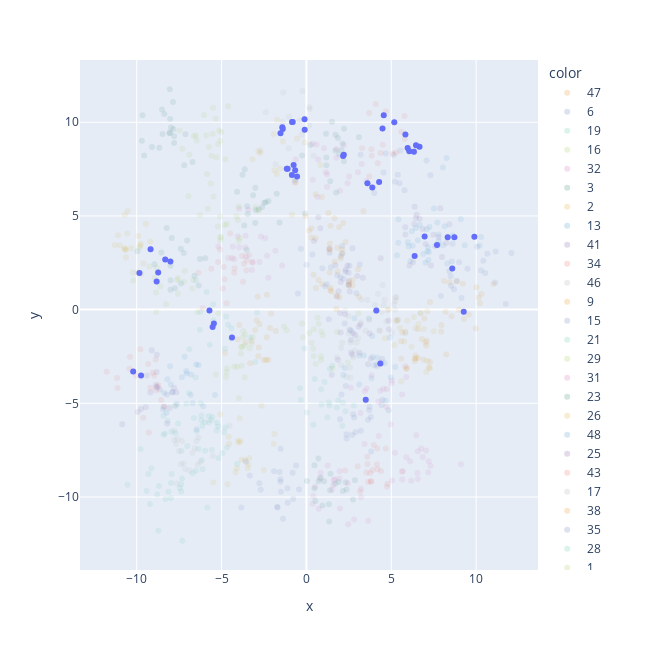

Notebook code for this chart:
### Markdown cell above
Once we have the case values of all the cases we are selecting as centroids, we can visualize them.

### Code cell
fig = px.scatter(
    df, x="x", y="y",
    color=pd.Series(target, dtype=str, name="Center"),
    color_discrete_sequence=px.colors.qualitative.Vivid,
    width=650, height=650,
    opacity=0.1,
)
fig.add_trace(go.Scatter(x=center_cases["x"], y=center_cases["y"], mode="markers"))

fig.show()

### Figure 1 — Plotly figure (JSON) as saved in the notebook; plotly's stock layout.template omitted (floating-point values rounded to 4 significant figures)
{"data": [{"hovertemplate": "color=47<br>x=%{x}<br>y=%{y}<extra></extra>", "legendgroup": "47", "marker": {"color": "rgb(229, 134, 6)", "opacity": 0.1, "symbol": "circle"}, "mode": "markers", "name": "47", "orientation": "v", "showlegend": true, "type": "scatter", "x": [-3.236, -2.764, -2.336, -3.028, -4.051, -2.375, -2.329, -2.805, -3.311, -2.873, -2.078, -3.952, -2.937, -2.519, -2.244, -3.599, -4.797, -2.841, -2.15, -1.812], "xaxis": "x", "y": [-1.661, -0.7869, -1.476, -1.083, -1.59, -2.678, 0.7965, -2.022, -2.86, 0.685, -0.2104, -0.816, -0.5709, -2.689, -2.694, -1.747, -2.316, -2.495, -0.9765, -1.144], "yaxis": "y"}, {"hovertemplate": "color=6<br>x=%{x}<br>y=%{y}<extra></extra>", "legendgroup": "6", "marker": {"color": "rgb(93, 105, 177)", "opacity": 0.1, "symbol": "circle"}, "mode": "markers", "name": "6", "orientation": "v", "showlegend": true, "type": "scatter", "x": [4.283, 5.381, 4.674, 6.663, 5.529, 7.306, 3.882, 4.545, 6.458, 3.194, 5.784, 7.076, 5.965, 6.335, 5.139, 3.995, 3.595, 5.216, 6.062, 5.489], "xaxis": "x", "y": [6.815, 7.197, 8.337, 8.698, 8.497, 7.178, 6.511, 7.322, 8.775, 8.264, 6.37, 7.953, 8.625, 8.43, 8.263, 6.221, 6.74, 6.819, 8.448, 6.742], "yaxis": "y"}, {"hovertemplate": "color=19<br>x=%{x}<br>y=%{y}<extra></extra>", "legendgroup": "19", "marker": {"color": "rgb(82, 188, 163)", "opacity": 0.1, "symbol": "circle"}, "mode": "markers", "name": "19", "orientation": "v", "showlegend": true, "type": "scatter", "x": [-3.012, -6.252, -6.893, -5.498, -4.387, -3.316, -4.615, -5.717, -5.472, -5.529, -5.69, -5.887, -6.283, -6.517, -4.727, -4.421, -4.803, -5.456, -4.432, -2.911], "xaxis": "x", "y": [-2.789, -0.1328, -2.12, 0.293, -1.488, -1.498, -0.8116, -0.04867, -0.5746, -0.9297, -1.875, 0.9347, -1.075, 1.57, -0.3661, -1.0, -2.079, -0.7469, -1.536, -0.1684], "yaxis": "y"}, {"hovertemplate": "color=16<br>x=%{x}<br>y=%{y}<extra></extra>", "legendgroup": "16", "marker": {"color": "rgb(153, 201, 69)", "opacity": 0.1, "symbol": "circle"}, "mode": "markers", "name": "16", "orientation": "v", "showlegend": true, "type": "scatter", "x": [-3.864, -4.706, -3.782, -3.98, -3.753, -4.258, -3.231, -5.187, -3.82, -4.735, -3.613, -3.644, -3.86, -3.167, -4.093, -3.64, -4.679, -5.33, -3.343, -3.722], "xaxis": "x", "y": [-1.995, -3.328, -1.994, -4.724, -1.467, -3.033, -1.802, -0.1994, -2.998, -3.583, -1.321, -1.901, -2.348, -1.458, -3.042, -3.605, -3.127, -3.459, -2.063, -1.147], "yaxis": "y"}, {"hovertemplate": "color=32<br>x=%{x}<br>y=%{y}<extra></extra>", "legendgroup": "32", "marker": {"color": "rgb(204, 97, 176)", "opacity": 0.1, "symbol": "circle"}, "mode": "markers", "name": "32", "orientation": "v", "showlegend": true, "type": "scatter", "x": [1.937, 2.443, 2.46, 1.571, 1.255, 0.8434, 2.811, 0.7176, 1.519, 1.978, 3.644, 0.3609, 0.5142, 1.674, 0.7854, 1.607, 1.953, 3.217, 0.4004, 3.217], "xaxis": "x", "y": [-9.014, -9.272, -11.46, -9.358, -8.325, -8.72, -11.21, -10.63, -9.613, -10.62, -11.26, -10.36, -9.457, -9.059, -9.027, -9.093, -8.622, -9.555, -9.953, -10.01], "yaxis": "y"}, {"hovertemplate": "color=3<br>x=%{x}<br>y=%{y}<extra></extra>", "legendgroup": "3", "marker": {"color": "rgb(36, 121, 108)", "opacity": 0.1, "symbol": "circle"}, "mode": "markers", "name": "3", "orientation": "v", "showlegend": true, "type": "scatter", "x": [-3.769, -0.6716, -2.491, -2.237, -1.753, -3.458, -3.638, -2.809, -2.983, -3.489, -3.019, -2.612, -3.665, -1.584, -0.07445, -3.144, -4.087, -2.393, -3.011, -3.515], "xaxis": "x", "y": [7.199, 6.903, 5.701, 5.792, 6.184, 5.104, 7.493, 5.355, 5.313, 5.522, 4.62, 5.47, 4.488, 4.646, 5.13, 6.109, 6.285, 5.727, 6.501, 3.175], "yaxis": "y"}, {"hovertemplate": "color=2<br>x=%{x}<br>y=%{y}<extra></extra>", "legendgroup": "2", "marker": {"color": "rgb(218, 165, 27)", "opacity": 0.1, "symbol": "circle"}, "mode": "markers", "name": "2", "orientation": "v", "showlegend": true, "type": "scatter", "x": [-2.831, -0.5535, -3.185, -1.384, -1.729, -0.09592, -0.8492, -1.546, -0.6394, -0.6653, -1.886, -2.715, -1.106, -0.7545, 0.8162, -0.5584, -1.94, -0.8582, -1.16, -1.755], "xaxis": "x", "y": [8.446, 7.11, 8.024, 8.972, 10.14, 8.915, 5.063, 7.526, 6.79, 7.436, 7.438, 8.357, 7.516, 7.719, 7.725, 9.137, 9.372, 7.183, 7.525, 7.239], "yaxis": "y"}, {"hovertemplate": "color=13<br>x=%{x}<br>y=%{y}<extra></extra>", "legendgroup": "13", "marker": {"color": "rgb(47, 138, 196)", "opacity": 0.1, "symbol": "circle"}, "mode": "markers", "name": "13", "orientation": "v", "showlegend": true, "type": "scatter", "x": [4.912, 4.965, 3.881, 3.827, 4.604, 3.895, 2.258, 4.165, 3.105, 3.377, 3.989, 5.229, 2.63, 2.175, 3.115, 2.832, 4.667, 4.144, 4.118, 3.682], "xaxis": "x", "y": [-1.485, -3.627, -1.408, -3.662, -2.865, -2.534, -3.122, -2.564, -2.444, -2.445, -2.963, -3.068, -1.128, -3.493, -3.995, -0.4632, -4.857, -2.926, -0.05049, -0.4702], "yaxis": "y"}, {"hovertemplate": "color=41<br>x=%{x}<br>y=%{y}<extra></extra>", "legendgroup": "41", "marker": {"color": "rgb(118, 78, 159)", "opacity": 0.1, "symbol": "circle"}, "mode": "markers", "name": "41", "orientation": "v", "showlegend": true, "type": "scatter", "x": [2.751, 2.629, 4.114, 1.982, 2.549, 4.839, 3.722, 4.854, 3.124, 3.635, 3.078, 1.318, 3.802, 2.867, 1.49, 1.857, 2.703, 2.014, 2.635, 3.183], "xaxis": "x", "y": [-1.258, -1.617, -0.07305, -0.1867, -1.073, -0.5806, -1.277, -1.045, -2.303, -2.919, -0.9207, -0.5168, -2.619, -1.349, -3.477, -2.674, -2.414, -1.218, -2.302, -0.7893], "yaxis": "y"}, {"hovertemplate": "color=34<br>x=%{x}<br>y=%{y}<extra></extra>", "legendgroup": "34", "marker": {"color": "rgb(237, 100, 90)", "opacity": 0.1, "symbol": "circle"}, "mode": "markers", "name": "34", "orientation": "v", "showlegend": true, "type": "scatter", "x": [5.177, 5.832, 5.08, 4.556, 3.697, 5.802, 5.276, 6.333, 4.369, 5.784, 4.204, 5.579, 4.482, 3.691, 3.841, 4.693, 3.829, 4.5, 3.272, 4.083], "xaxis": "x", "y": [9.998, 9.349, 8.33, 10.38, 7.1, 9.117, 8.383, 8.467, 8.364, 10.34, 7.817, 9.496, 9.668, 10.49, 8.208, 10.59, 8.559, 8.796, 8.615, 10.98], "yaxis": "y"}, {"hovertemplate": "color=46<br>x=%{x}<br>y=%{y}<extra></extra>", "legendgroup": "46", "marker": {"color": "rgb(165, 170, 153)", "opacity": 0.1, "symbol": "circle"}, "mode": "markers", "name": "46", "orientation": "v", "showlegend": true, "type": "scatter", "x": [3.706, 4.032, 2.762, 2.613, 2.566, 2.594, 1.796, 4.557, 2.479, 2.034, 2.102, 2.351, 2.041, 2.853, 2.501, 2.286, 4.302, 3.195, 2.951, 4.426], "xaxis": "x", "y": [-0.5496, 0.2548, -2.552, -3.634, -3.084, -1.753, -2.543, 0.2327, -0.3569, -2.048, -1.768, -3.577, -2.967, -2.179, -1.28, -0.04592, -1.131, -0.6775, -1.773, -0.1196], "yaxis": "y"}, {"hovertemplate": "color=9<br>x=%{x}<br>y=%{y}<extra></extra>", "legendgroup": "9", "marker": {"color": "rgb(229, 134, 6)", "opacity": 0.1, "symbol": "circle"}, "mode": "markers", "name": "9", "orientation": "v", "showlegend": true, "type": "scatter", "x": [8.991, 8.429, 9.975, 7.961, 10.22, 7.116, 9.286, 9.27, 10.16, 8.105, 10.02, 9.573, 8.237, 11.03, 8.87, 10.32, 9.224, 8.547, 7.282, 6.948], "xaxis": "x", "y": [-0.0112, 1.459, -1.008, -0.8261, 0.3357, -0.09574, -0.502, -0.1087, 0.6485, 1.532, 1.192, -0.2594, -2.398, 1.373, 1.516, 0.8331, 1.386, -0.3577, 0.4012, -0.4758], "yaxis": "y"}, {"hovertemplate": "color=15<br>x=%{x}<br>y=%{y}<extra></extra>", "legendgroup": "15", "marker": {"color": "rgb(93, 105, 177)", "opacity": 0.1, "symbol": "circle"}, "mode": "markers", "name": "15", "orientation": "v", "showlegend": true, "type": "scatter", "x": [2.752, 2.693, 3.5, 2.894, 4.428, 4.462, 2.367, 3.794, 4.846, 2.365, 3.715, 3.697, 1.983, 2.814, 3.206, 3.635, 2.064, 2.315, 4.478, 3.815], "xaxis": "x", "y": [-5.582, -6.686, -4.854, -6.546, -5.091, -2.621, -6.877, -5.725, -5.374, -6.653, -5.184, -5.377, -5.854, -5.759, -6.47, -5.881, -4.527, -4.08, -4.807, -7.568], "yaxis": "y"}, {"hovertemplate": "color=21<br>x=%{x}<br>y=%{y}<extra></extra>", "legendgroup": "21", "marker": {"color": "rgb(82, 188, 163)", "opacity": 0.1, "symbol": "circle"}, "mode": "markers", "name": "21", "orientation": "v", "showlegend": true, "type": "scatter", "x": [-7.717, -7.357, -6.196, -5.576, -9.771, -8.434, -7.082, -7.717, -8.185, -6.193, -5.763, -6.528, -6.468, -8.346, -7.958, -7.563, -6.361, -8.425, -6.626, -6.138], "xaxis": "x", "y": [-5.132, -7.548, -5.904, -7.485, -7.444, -5.662, -5.027, -6.592, -5.936, -5.654, -5.679, -3.617, -6.49, -6.616, -6.517, -6.077, -7.434, -6.672, -5.782, -6.206], "yaxis": "y"}, {"hovertemplate": "color=29<br>x=%{x}<br>y=%{y}<extra></extra>", "legendgroup": "29", "marker": {"color": "rgb(153, 201, 69)", "opacity": 0.1, "symbol": "circle"}, "mode": "markers", "name": "29", "orientation": "v", "showlegend": true, "type": "scatter", "x": [-7.576, -6.665, -6.435, -9.256, -8.953, -8.264, -10.21, -7.211, -8.611, -7.608, -7.167, -7.567, -8.832, -8.737, -8.862, -8.852, -9.844, -6.723, -8.83, -10.25], "xaxis": "x", "y": [1.67, 1.574, -0.1291, 2.296, 1.691, 0.2913, 1.559, 1.489, 1.24, 1.588, 2.063, 0.8488, 2.239, 1.985, 0.9106, -0.1228, 3.316, 1.121, 1.503, 1.979], "yaxis": "y"}, {"hovertemplate": "color=31<br>x=%{x}<br>y=%{y}<extra></extra>", "legendgroup": "31", "marker": {"color": "rgb(204, 97, 176)", "opacity": 0.1, "symbol": "circle"}, "mode": "markers", "name": "31", "orientation": "v", "showlegend": true, "type": "scatter", "x": [4.172, 3.44, 3.185, 3.495, 4.355, 5.823, 4.424, 4.971, 5.035, 4.698, 4.246, 4.744, 5.642, 3.846, 2.615, 3.537, 5.015, 4.537, 4.353, 5.882], "xaxis": "x", "y": [-3.018, -4.359, -5.523, -4.81, -2.869, -3.029, -2.81, -6.126, -3.789, -5.202, -4.916, -4.252, -4.535, -3.508, -4.166, -4.211, -3.937, -4.218, -4.326, -3.599], "yaxis": "y"}, {"hovertemplate": "color=23<br>x=%{x}<br>y=%{y}<extra></extra>", "legendgroup": "23", "marker": {"color": "rgb(36, 121, 108)", "opacity": 0.1, "symbol": "circle"}, "mode": "markers", "name": "23", "orientation": "v", "showlegend": true, "type": "scatter", "x": [-6.711, -8.508, -7.201, -8.034, -8.065, -8.372, -9.697, -8.476, -7.865, -8.047, -7.979, -7.8, -9.561, -7.794, -9.101, -9.663, -8.668, -8.051, -7.84, -7.129], "xaxis": "x", "y": [7.874, 10.68, 7.702, 10.17, 9.407, 10.45, 9.018, 9.368, 11.08, 9.437, 9.726, 8.886, 8.22, 9.247, 8.674, 10.37, 8.633, 11.76, 9.634, 9.366], "yaxis": "y"}, {"hovertemplate": "color=26<br>x=%{x}<br>y=%{y}<extra></extra>", "legendgroup": "26", "marker": {"color": "rgb(218, 165, 27)", "opacity": 0.1, "symbol": "circle"}, "mode": "markers", "name": "26", "orientation": "v", "showlegend": true, "type": "scatter", "x": [-2.651, -3.935, -3.469, -4.102, -5.071, -4.038, -4.554, -3.378, -4.584, -3.42, -5.483, -4.656, -4.18, -3.864, -3.616, -3.825, -1.886, -3.977, -1.924, -2.516], "xaxis": "x", "y": [-5.137, -5.792, -8.465, -8.461, -5.583, -6.999, -7.159, -7.924, -6.78, -8.272, -9.23, -9.318, -8.677, -7.026, -8.026, -8.016, -6.642, -7.086, -7.157, -8.566], "yaxis": "y"}, {"hovertemplate": "color=48<br>x=%{x}<br>y=%{y}<extra></extra>", "legendgroup": "48", "marker": {"color": "rgb(47, 138, 196)", "opacity": 0.1, "symbol": "circle"}, "mode": "markers", "name": "48", "orientation": "v", "showlegend": true, "type": "scatter", "x": [7.717, 6.376, 6.024, 5.973, 7.09, 7.786, 6.963, 6.128, 7.123, 6.887, 5.414, 6.679, 6.452, 6.209, 5.407, 7.024, 5.337, 7.694, 6.259, 7.216], "xaxis": "x", "y": [4.646, 2.867, 3.374, 3.597, 4.288, 4.01, 3.904, 2.594, 3.112, 2.969, 4.822, 4.517, 4.357, 4.177, 3.571, 2.499, 2.901, 3.452, 3.41, 3.07], "yaxis": "y"}, {"hovertemplate": "color=25<br>x=%{x}<br>y=%{y}<extra></extra>", "legendgroup": "25", "marker": {"color": "rgb(118, 78, 159)", "opacity": 0.1, "symbol": "circle"}, "mode": "markers", "name": "25", "orientation": "v", "showlegend": true, "type": "scatter", "x": [-10.85, -9.197, -8.202, -7.801, -7.668, -9.4, -9.115, -9.469, -8.834, -8.832, -9.94, -8.773, -9.748, -8.068, -8.41, -8.648, -8.225, -8.812, -7.887, -8.88], "xaxis": "x", "y": [-6.12, -4.426, -6.074, -4.187, -4.406, -3.519, -2.173, -5.213, -4.139, -3.334, -5.463, -4.125, -5.3, -5.255, -5.179, -4.261, -4.531, -2.407, -4.392, -4.025], "yaxis": "y"}, {"hovertemplate": "color=43<br>x=%{x}<br>y=%{y}<extra></extra>", "legendgroup": "43", "marker": {"color": "rgb(237, 100, 90)", "opacity": 0.1, "symbol": "circle"}, "mode": "markers", "name": "43", "orientation": "v", "showlegend": true, "type": "scatter", "x": [-3.733, -4.824, -4.236, -3.161, -5.098, -3.686, -4.918, -4.377, -6.362, -3.543, -3.386, -3.794, -4.255, -5.605, -3.526, -5.202, -4.704, -6.112, -4.877, -4.491], "xaxis": "x", "y": [1.488, 1.624, 2.203, 2.52, 3.198, 2.446, 1.13, 2.749, 1.964, 2.104, 2.907, 2.865, 1.964, 2.185, 2.62, 2.535, 0.342, 0.07481, 2.277, 4.058], "yaxis": "y"}, {"hovertemplate": "color=17<br>x=%{x}<br>y=%{y}<extra></extra>", "legendgroup": "17", "marker": {"color": "rgb(165, 170, 153)", "opacity": 0.1, "symbol": "circle"}, "mode": "markers", "name": "17", "orientation": "v", "showlegend": true, "type": "scatter", "x": [-1.822, -1.421, -0.2679, 0.1982, -1.358, -0.8071, -1.528, -2.399, -1.035, -1.021, 0.1699, -1.406, -0.1041, -0.3953, -2.709, -1.398, 0.1645, -0.2358, 0.4205, -0.8502], "xaxis": "x", "y": [7.756, 9.734, 9.351, 10.7, 11.59, 10.01, 9.412, 10.53, 8.61, 10.3, 9.823, 10.02, 9.594, 10.09, 8.495, 9.633, 10.81, 11.67, 8.217, 10.01], "yaxis": "y"}, {"hovertemplate": "color=38<br>x=%{x}<br>y=%{y}<extra></extra>", "legendgroup": "38", "marker": {"color": "rgb(229, 134, 6)", "opacity": 0.1, "symbol": "circle"}, "mode": "markers", "name": "38", "orientation": "v", "showlegend": true, "type": "scatter", "x": [5.883, 6.428, 8.202, 7.215, 6.388, 5.577, 7.068, 5.823, 5.641, 6.798, 7.28, 7.008, 5.587, 7.94, 6.587, 6.392, 6.909, 6.58, 7.091, 5.917], "xaxis": "x", "y": [-3.162, -2.444, -0.1181, -3.089, -2.746, -1.684, -1.926, -1.177, -1.217, -1.573, -2.796, -1.75, -2.618, -1.169, -2.577, -2.617, -2.679, -1.036, -1.659, -3.128], "yaxis": "y"}, {"hovertemplate": "color=35<br>x=%{x}<br>y=%{y}<extra></extra>", "legendgroup": "35", "marker": {"color": "rgb(93, 105, 177)", "opacity": 0.1, "symbol": "circle"}, "mode": "markers", "name": "35", "orientation": "v", "showlegend": true, "type": "scatter", "x": [1.202, 3.142, 1.439, 2.303, -0.4964, 2.111, 2.176, 2.511, -0.326, 0.0003786, 2.537, 2.118, 2.943, 0.3541, 2.02, 2.252, 2.01, 1.81, 0.9388, 1.099], "xaxis": "x", "y": [1.352, 2.412, 2.26, 2.024, 0.8566, 3.398, 1.652, 1.327, 3.251, 2.398, 2.348, 3.005, 0.8757, 2.944, 2.853, -0.7382, 1.734, 1.838, 2.206, 1.244], "yaxis": "y"}, {"hovertemplate": "color=28<br>x=%{x}<br>y=%{y}<extra></extra>", "legendgroup": "28", "marker": {"color": "rgb(82, 188, 163)", "opacity": 0.1, "symbol": "circle"}, "mode": "markers", "name": "28", "orientation": "v", "showlegend": true, "type": "scatter", "x": [1.522, 1.87, 0.8936, -0.1149, 1.788, 2.794, 1.063, 0.4929, 0.4092, 0.03168, 1.36, -0.382, 0.869, 1.375, -0.3321, 2.15, 2.301, 1.233, 1.31, 2.111], "xaxis": "x", "y": [-2.99, -4.835, -5.062, -2.072, -5.221, -5.121, -3.867, -3.702, -6.144, -5.496, -5.118, -4.199, -4.245, -3.161, -4.819, -4.971, -5.423, -5.743, -4.963, -6.202], "yaxis": "y"}, {"hovertemplate": "color=1<br>x=%{x}<br>y=%{y}<extra></extra>", "legendgroup": "1", "marker": {"color": "rgb(153, 201, 69)", "opacity": 0.1, "symbol": "circle"}, "mode": "markers", "name": "1", "orientation": "v", "showlegend": true, "type": "scatter", "x": [0.4043, 0.3003, 0.7261, 0.6583, 3.061, 1.538, 0.4312, -0.2585, 2.441, -0.2067, 1.808, -1.172, 0.4341, 0.1596, 0.9609, 0.8584, 0.5437, -1.326, 0.8806, 0.8554], "xaxis": "x", "y": [-2.07, -1.765, -0.7551, -0.4272, -0.1904, -3.144, -2.471, -0.7457, -2.82, -1.475, -1.21, -1.101, -1.045, -1.247, -1.37, -2.695, -2.902, -0.9017, -1.148, -2.483], "yaxis": "y"}, {"hovertemplate": "color=39<br>x=%{x}<br>y=%{y}<extra></extra>", "legendgroup": "39", "marker": {"color": "rgb(204, 97, 176)", "opacity": 0.1, "symbol": "circle"}, "mode": "markers", "name": "39", "orientation": "v", "showlegend": true, "type": "scatter", "x": [0.3761, 3.255, 3.041, 0.5897, 3.528, 2.211, 0.3697, 1.224, 2.423, 0.6513, 1.035, -0.6382, 1.976, 1.781, -0.6883, 1.212, 0.6903, 1.146, 1.766, 2.514], "xaxis": "x", "y": [6.925, 7.774, 7.332, 8.813, 6.859, 8.771, 8.858, 7.219, 6.748, 6.015, 8.607, 8.01, 6.338, 8.572, 6.792, 6.538, 8.017, 7.334, 8.108, 7.11], "yaxis": "y"}, {"hovertemplate": "color=4<br>x=%{x}<br>y=%{y}<extra></extra>", "legendgroup": "4", "marker": {"color": "rgb(36, 121, 108)", "opacity": 0.1, "symbol": "circle"}, "mode": "markers", "name": "4", "orientation": "v", "showlegend": true, "type": "scatter", "x": [3.094, 1.17, -0.2556, 2.219, 1.701, 2.128, 0.2329, 2.213, 1.154, 1.855, 1.503, 1.928, 2.203, 1.176, 1.4, 2.059, 1.716, 2.161, -0.1109, 1.748], "xaxis": "x", "y": [9.196, 8.117, 8.22, 9.653, 8.496, 8.868, 8.792, 7.913, 9.392, 9.155, 10.03, 8.289, 8.262, 7.704, 6.855, 8.516, 9.326, 8.203, 10.16, 6.256], "yaxis": "y"}, {"hovertemplate": "color=7<br>x=%{x}<br>y=%{y}<extra></extra>", "legendgroup": "7", "marker": {"color": "rgb(218, 165, 27)", "opacity": 0.1, "symbol": "circle"}, "mode": "markers", "name": "7", "orientation": "v", "showlegend": true, "type": "scatter", "x": [6.751, 5.254, 5.178, 5.351, 6.926, 7.501, 6.335, 4.843, 7.061, 5.513, 5.766, 6.197, 5.939, 6.437, 6.6, 7.281, 4.635, 5.591, 6.422, 7.116], "xaxis": "x", "y": [-0.1805, -0.5739, -1.889, -0.6065, -1.038, -1.155, -0.3912, 0.01454, -3.33, -0.9874, -1.701, -1.979, -0.5753, -2.6, -0.7618, -3.135, -1.532, -3.817, -0.99, -2.722], "yaxis": "y"}, {"hovertemplate": "color=44<br>x=%{x}<br>y=%{y}<extra></extra>", "legendgroup": "44", "marker": {"color": "rgb(47, 138, 196)", "opacity": 0.1, "symbol": "circle"}, "mode": "markers", "name": "44", "orientation": "v", "showlegend": true, "type": "scatter", "x": [-6.794, -7.341, -5.389, -6.501, -8.036, -7.056, -8.39, -7.925, -8.245, -8.193, -7.184, -8.455, -6.818, -6.081, -7.083, -7.99, -7.633, -6.362, -6.698, -6.472], "xaxis": "x", "y": [-3.457, -3.603, -4.559, -2.932, -3.022, -3.405, -4.439, -4.428, -5.505, -3.713, -2.515, -5.313, -4.561, -5.161, -3.275, -3.99, -5.034, -2.953, -5.001, -6.388], "yaxis": "y"}, {"hovertemplate": "color=37<br>x=%{x}<br>y=%{y}<extra></extra>", "legendgroup": "37", "marker": {"color": "rgb(118, 78, 159)", "opacity": 0.1, "symbol": "circle"}, "mode": "markers", "name": "37", "orientation": "v", "showlegend": true, "type": "scatter", "x": [6.496, 5.832, 6.068, 6.441, 7.759, 7.99, 6.352, 7.79, 7.336, 7.019, 6.856, 5.823, 7.478, 7.894, 6.275, 7.587, 8.242, 6.672, 6.374, 8.426], "xaxis": "x", "y": [5.067, 4.006, 2.358, 4.889, 3.468, 2.805, 4.564, 3.871, 2.36, 3.508, 4.301, 4.397, 3.99, 5.412, 2.531, 3.393, 3.56, 4.847, 5.489, 4.555], "yaxis": "y"}, {"hovertemplate": "color=42<br>x=%{x}<br>y=%{y}<extra></extra>", "legendgroup": "42", "marker": {"color": "rgb(237, 100, 90)", "opacity": 0.1, "symbol": "circle"}, "mode": "markers", "name": "42", "orientation": "v", "showlegend": true, "type": "scatter", "x": [-8.878, -11.77, -8.966, -10.43, -9.62, -8.555, -8.374, -10.02, -8.885, -9.202, -9.065, -11.14, -8.73, -9.323, -9.79, -9.291, -10.4, -11.16, -9.745, -10.21], "xaxis": "x", "y": [-2.664, -3.318, -3.534, -3.15, -5.774, -4.829, -5.183, -3.535, -4.312, -4.168, -3.373, -4.185, -4.024, -2.898, -2.111, -6.562, -2.514, -3.654, -3.513, -3.306], "yaxis": "y"}, {"hovertemplate": "color=40<br>x=%{x}<br>y=%{y}<extra></extra>", "legendgroup": "40", "marker": {"color": "rgb(165, 170, 153)", "opacity": 0.1, "symbol": "circle"}, "mode": "markers", "name": "40", "orientation": "v", "showlegend": true, "type": "scatter", "x": [4.765, 5.368, 5.826, 5.243, 6.694, 3.605, 4.486, 5.298, 3.244, 5.147, 4.222, 5.232, 4.607, 5.396, 3.043, 3.483, 4.723, 5.028, 5.244, 4.318], "xaxis": "x", "y": [-0.04337, -0.5632, -1.266, 0.4596, -0.1933, 0.5086, 1.31, 0.6645, 0.5405, 0.2853, 0.843, -0.01242, 0.5315, -0.5286, -1.522, -1.124, -0.6332, -1.24, 0.6456, -1.117], "yaxis": "y"}, {"hovertemplate": "color=0<br>x=%{x}<br>y=%{y}<extra></extra>", "legendgroup": "0", "marker": {"color": "rgb(229, 134, 6)", "opacity": 0.1, "symbol": "circle"}, "mode": "markers", "name": "0", "orientation": "v", "showlegend": true, "type": "scatter", "x": [0.3019, 1.926, 1.821, 0.2867, 2.103, 1.653, 0.908, 1.353, 3.359, 2.164, 2.093, 0.1498, 0.5385, 2.303, 1.384, 1.372, -0.05797, 0.5411, 1.416, 1.295], "xaxis": "x", "y": [4.336, 4.391, 3.304, 3.848, 3.224, 4.88, 6.017, 3.204, 5.248, 4.621, 2.988, 4.205, 3.806, 3.609, 3.534, 3.211, 4.985, 6.153, 4.47, 5.161], "yaxis": "y"}, {"hovertemplate": "color=24<br>x=%{x}<br>y=%{y}<extra></extra>", "legendgroup": "24", "marker": {"color": "rgb(93, 105, 177)", "opacity": 0.1, "symbol": "circle"}, "mode": "markers", "name": "24", "orientation": "v", "showlegend": true, "type": "scatter", "x": [8.696, 8.999, 9.49, 7.929, 8.495, 10.66, 8.611, 10.07, 11.15, 10.29, 8.567, 8.529, 11.12, 8.418, 8.856, 11.75, 9.135, 12.08, 10.43, 10.53], "xaxis": "x", "y": [1.085, 2.528, 2.176, 0.7239, 1.781, 2.978, 3.509, 3.357, 3.106, 2.087, 2.574, 1.275, 1.454, 2.062, 1.533, 0.2995, 0.6246, 3.023, 2.61, 1.948], "yaxis": "y"}, {"hovertemplate": "color=18<br>x=%{x}<br>y=%{y}<extra></extra>", "legendgroup": "18", "marker": {"color": "rgb(82, 188, 163)", "opacity": 0.1, "symbol": "circle"}, "mode": "markers", "name": "18", "orientation": "v", "showlegend": true, "type": "scatter", "x": [-6.719, -5.288, -5.968, -5.282, -6.114, -4.783, -7.017, -5.551, -6.921, -5.631, -6.163, -4.086, -4.952, -5.985, -4.862, -5.737, -5.206, -4.671, -6.23, -5.174], "xaxis": "x", "y": [-8.737, -6.456, -7.53, -6.041, -8.515, -6.295, -7.274, -5.729, -4.453, -5.893, -8.037, -8.22, -7.652, -6.004, -6.548, -6.022, -6.237, -7.363, -4.999, -7.913], "yaxis": "y"}, {"hovertemplate": "color=10<br>x=%{x}<br>y=%{y}<extra></extra>", "legendgroup": "10", "marker": {"color": "rgb(153, 201, 69)", "opacity": 0.1, "symbol": "circle"}, "mode": "markers", "name": "10", "orientation": "v", "showlegend": true, "type": "scatter", "x": [-4.038, -4.813, -5.642, -5.096, -3.936, -3.986, -5.849, -6.276, -3.989, -2.859, -5.475, -5.216, -5.812, -4.688, -5.094, -5.074, -6.954, -5.026, -4.122, -3.013], "xaxis": "x", "y": [4.777, 4.497, 6.728, 4.974, 3.823, 5.509, 7.24, 5.033, 3.66, 5.271, 6.04, 4.433, 5.383, 4.566, 3.883, 3.693, 6.049, 3.852, 4.979, 5.47], "yaxis": "y"}, {"hovertemplate": "color=30<br>x=%{x}<br>y=%{y}<extra></extra>", "legendgroup": "30", "marker": {"color": "rgb(204, 97, 176)", "opacity": 0.1, "symbol": "circle"}, "mode": "markers", "name": "30", "orientation": "v", "showlegend": true, "type": "scatter", "x": [-2.429, -2.678, -3.962, -4.06, -2.238, -4.606, -3.967, -1.826, -4.338, -2.77, -4.258, -3.196, -3.211, -5.193, -3.598, -2.321, -3.588, -3.563, -1.43, -3.43], "xaxis": "x", "y": [3.804, 3.908, 3.328, 3.921, 1.707, 2.759, 5.383, 3.14, 3.366, 2.539, 2.695, 2.539, 2.108, 3.367, 3.311, 2.881, 3.942, 2.852, 2.358, 5.337], "yaxis": "y"}, {"hovertemplate": "color=11<br>x=%{x}<br>y=%{y}<extra></extra>", "legendgroup": "11", "marker": {"color": "rgb(36, 121, 108)", "opacity": 0.1, "symbol": "circle"}, "mode": "markers", "name": "11", "orientation": "v", "showlegend": true, "type": "scatter", "x": [0.701, 1.043, 0.944, 1.392, 2.31, 2.366, 2.858, 0.531, 1.342, 1.696, 0.4697, 2.154, 0.02718, 0.7107, 0.4713, 1.42, 1.898, 1.327, 2.74, 0.8362], "xaxis": "x", "y": [-7.942, -9.154, -10.45, -9.635, -9.219, -9.594, -9.103, -10.22, -11.31, -9.294, -9.55, -9.682, -9.147, -9.156, -8.312, -8.757, -9.202, -10.38, -10.13, -8.979], "yaxis": "y"}, {"hovertemplate": "color=33<br>x=%{x}<br>y=%{y}<extra></extra>", "legendgroup": "33", "marker": {"color": "rgb(218, 165, 27)", "opacity": 0.1, "symbol": "circle"}, "mode": "markers", "name": "33", "orientation": "v", "showlegend": true, "type": "scatter", "x": [-10.63, -9.461, -9.778, -10.71, -10.53, -9.842, -10.65, -9.611, -9.204, -9.731, -10.69, -9.907, -9.97, -10.34, -11.11, -9.784, -10.99, -10.71, -10.56, -11.29], "xaxis": "x", "y": [2.783, 4.579, 3.414, 5.068, 5.267, 1.949, 3.18, 2.458, 3.63, 1.904, 3.221, 3.93, 1.976, 3.277, 3.972, 3.509, 3.426, 3.275, 4.061, 3.444], "yaxis": "y"}, {"hovertemplate": "color=49<br>x=%{x}<br>y=%{y}<extra></extra>", "legendgroup": "49", "marker": {"color": "rgb(47, 138, 196)", "opacity": 0.1, "symbol": "circle"}, "mode": "markers", "name": "49", "orientation": "v", "showlegend": true, "type": "scatter", "x": [8.593, 8.324, 9.095, 7.513, 8.299, 7.803, 10.2, 8.046, 7.187, 7.251, 6.566, 7.17, 8.263, 9.896, 8.719, 8.615, 9.328, 8.042, 8.148, 10.3], "xaxis": "x", "y": [2.2, 3.862, 4.836, 5.402, 2.456, 3.659, 3.416, 3.438, 2.651, 4.414, 3.706, 3.343, 8.086, 3.892, 3.859, 3.957, 3.432, 7.591, 4.443, 3.876], "yaxis": "y"}, {"hovertemplate": "color=12<br>x=%{x}<br>y=%{y}<extra></extra>", "legendgroup": "12", "marker": {"color": "rgb(118, 78, 159)", "opacity": 0.1, "symbol": "circle"}, "mode": "markers", "name": "12", "orientation": "v", "showlegend": true, "type": "scatter", "x": [0.7003, 1.707, 2.481, 2.019, 0.4477, 0.82, 3.323, 2.998, 2.414, 2.714, 2.302, 1.805, 2.513, 2.551, 1.354, 4.376, 2.469, 1.894, 2.275, 1.364], "xaxis": "x", "y": [4.933, 2.364, 1.969, 1.48, 3.665, 4.337, 1.707, 1.8, 2.36, 3.269, 2.126, 0.6957, 1.537, 0.9679, 3.275, 2.745, 1.322, 0.9853, -0.2441, 3.038], "yaxis": "y"}, {"hovertemplate": "color=14<br>x=%{x}<br>y=%{y}<extra></extra>", "legendgroup": "14", "marker": {"color": "rgb(237, 100, 90)", "opacity": 0.1, "symbol": "circle"}, "mode": "markers", "name": "14", "orientation": "v", "showlegend": true, "type": "scatter", "x": [3.965, 3.808, 3.903, 4.154, 3.587, 3.595, 3.53, 3.754, 2.274, 4.394, 5.627, 4.677, 4.783, 3.646, 3.162, 3.809, 4.178, 3.015, 4.749, 4.193], "xaxis": "x", "y": [-7.226, -9.157, -8.556, -8.255, -7.857, -8.24, -8.691, -8.701, -8.581, -8.617, -8.634, -7.41, -9.292, -9.202, -9.703, -9.178, -7.406, -8.362, -9.453, -8.506], "yaxis": "y"}, {"hovertemplate": "color=20<br>x=%{x}<br>y=%{y}<extra></extra>", "legendgroup": "20", "marker": {"color": "rgb(165, 170, 153)", "opacity": 0.1, "symbol": "circle"}, "mode": "markers", "name": "20", "orientation": "v", "showlegend": true, "type": "scatter", "x": [-6.474, -7.146, -6.409, -5.512, -7.793, -7.789, -6.716, -6.252, -4.53, -7.74, -7.407, -6.577, -6.363, -7.233, -6.881, -7.683, -7.643, -7.593, -7.516, -7.332], "xaxis": "x", "y": [-7.018, -8.504, -8.276, -7.818, -6.446, -6.961, -7.659, -8.125, -6.192, -5.15, -8.25, -7.402, -6.83, -8.196, -8.592, -7.17, -9.283, -6.91, -7.546, -7.018], "yaxis": "y"}, {"hovertemplate": "color=45<br>x=%{x}<br>y=%{y}<extra></extra>", "legendgroup": "45", "marker": {"color": "rgb(229, 134, 6)", "opacity": 0.1, "symbol": "circle"}, "mode": "markers", "name": "45", "orientation": "v", "showlegend": true, "type": "scatter", "x": [2.716, 0.7045, 1.953, 1.368, 1.76, 0.5579, 2.727, 1.4, 3.091, 1.668, 3.044, 2.514, 1.76, 1.425, 2.495, 0.9288, 0.4228, 1.473, 2.02, 1.84], "xaxis": "x", "y": [1.289, 1.582, 0.6482, 1.977, 0.7598, 1.154, 1.567, 1.033, 0.6888, 2.559, 2.153, 1.28, 0.03804, 1.15, 1.455, 1.351, 1.86, 0.9639, 2.733, 2.03], "yaxis": "y"}, {"hovertemplate": "color=27<br>x=%{x}<br>y=%{y}<extra></extra>", "legendgroup": "27", "marker": {"color": "rgb(93, 105, 177)", "opacity": 0.1, "symbol": "circle"}, "mode": "markers", "name": "27", "orientation": "v", "showlegend": true, "type": "scatter", "x": [-1.118, -0.7806, -3.561, -1.522, -1.911, -2.772, -2.698, -1.701, -1.724, -3.341, -1.531, -1.38, -3.836, -0.611, -1.106, -1.579, -0.8185, -1.531, -1.499, -0.4349], "xaxis": "x", "y": [-9.532, -10.11, -8.113, -7.42, -8.63, -9.273, -9.615, -10.56, -10.51, -8.852, -9.188, -11.15, -10.56, -8.317, -10.31, -8.672, -8.709, -9.059, -9.723, -9.603], "yaxis": "y"}, {"hovertemplate": "color=5<br>x=%{x}<br>y=%{y}<extra></extra>", "legendgroup": "5", "marker": {"color": "rgb(82, 188, 163)", "opacity": 0.1, "symbol": "circle"}, "mode": "markers", "name": "5", "orientation": "v", "showlegend": true, "type": "scatter", "x": [-7.328, -7.988, -9.417, -8.797, -10.55, -8.697, -8.726, -9.14, -9.312, -7.388, -7.382, -7.457, -8.308, -7.943, -6.519, -9.222, -7.978, -7.314, -8.134, -5.845], "xaxis": "x", "y": [-9.013, -10.06, -9.682, -9.871, -9.344, -9.414, -11.8, -8.467, -8.775, -9.319, -9.711, -9.517, -10.11, -8.774, -8.601, -10.38, -9.257, -12.34, -9.726, -10.56], "yaxis": "y"}, {"hovertemplate": "color=36<br>x=%{x}<br>y=%{y}<extra></extra>", "legendgroup": "36", "marker": {"color": "rgb(153, 201, 69)", "opacity": 0.1, "symbol": "circle"}, "mode": "markers", "name": "36", "orientation": "v", "showlegend": true, "type": "scatter", "x": [-5.744, -6.472, -5.903, -5.588, -5.345, -4.612, -5.022, -5.196, -6.512, -6.632, -6.035, -7.482, -6.901, -5.141, -5.535, -4.771, -7.313, -5.292, -5.077, -5.5], "xaxis": "x", "y": [8.677, 9.021, 9.294, 8.211, 10.19, 10.86, 9.464, 8.832, 9.294, 9.261, 10.39, 9.563, 8.263, 9.555, 9.381, 8.029, 8.582, 8.137, 9.008, 10.77], "yaxis": "y"}, {"hovertemplate": "color=22<br>x=%{x}<br>y=%{y}<extra></extra>", "legendgroup": "22", "marker": {"color": "rgb(204, 97, 176)", "opacity": 0.1, "symbol": "circle"}, "mode": "markers", "name": "22", "orientation": "v", "showlegend": true, "type": "scatter", "x": [4.262, 7.174, 5.047, 6.47, 6.758, 3.425, 5.216, 9.1, 6.532, 6.11, 5.68, 7.306, 6.857, 6.173, 5.891, 5.653, 6.566, 7.197, 7.055, 6.567], "xaxis": "x", "y": [-6.739, -8.683, -9.126, -6.71, -7.406, -7.177, -7.641, -8.259, -8.714, -8.087, -8.623, -8.33, -7.865, -9.137, -7.884, -9.062, -7.559, -8.094, -7.515, -9.035], "yaxis": "y"}, {"hovertemplate": "color=8<br>x=%{x}<br>y=%{y}<extra></extra>", "legendgroup": "8", "marker": {"color": "rgb(36, 121, 108)", "opacity": 0.1, "symbol": "circle"}, "mode": "markers", "name": "8", "orientation": "v", "showlegend": true, "type": "scatter", "x": [-7.745, -7.409, -8.322, -6.275, -9.185, -6.349, -8.005, -7.939, -8.235, -8.014, -8.553, -7.396, -7.029, -5.964, -8.953, -9.955, -8.017, -7.23, -8.01, -6.6], "xaxis": "x", "y": [1.138, 3.248, 2.681, 2.708, 3.216, 1.291, 2.345, 3.827, 4.351, 1.056, 3.051, 1.392, 3.694, 2.742, 2.428, 3.116, 2.574, 3.022, 1.572, 1.802], "yaxis": "y"}, {"mode": "markers", "type": "scatter", "x": [-1.16, -1.106, 6.663, 8.719, -0.6653, -1.421, -0.1109, 7.694, -0.8582, 6.062, -0.8502, -0.8071, -8.017, 6.458, -4.387, 4.355, 3.595, -0.7545, 5.832, 4.118, 5.177, -1.398, 4.283, 3.882, 8.593, 6.963, 9.27, -8.83, -9.745, 6.335, -10.21, -5.456, 2.161, -0.5535, 6.376, -0.1041, 5.965, 4.556, 2.203, 4.482, -8.737, 9.896, 3.495, -1.528, -9.842, -9.185, -5.529, 8.324, -8.322, -5.717], "y": [7.525, 7.516, 8.698, 3.859, 7.436, 9.734, 10.16, 3.452, 7.183, 8.448, 10.01, 10.01, 2.574, 8.775, -1.488, -2.869, 6.74, 7.719, 9.349, -0.05049, 9.998, 9.633, 6.815, 6.511, 2.2, 3.904, -0.1087, 1.503, -3.513, 8.43, -3.306, -0.7469, 8.203, 7.11, 2.867, 9.594, 8.625, 10.38, 8.262, 9.668, 1.985, 3.892, -4.81, 9.412, 1.949, 3.216, -0.9297, 3.862, 2.681, -0.04867]}], "layout": {"height": 650, "legend": {"title": {"text": "color"}, "tracegroupgap": 0}, "margin": {"t": 60}, "width": 650, "xaxis": {"anchor": "y", "domain": [0, 1], "title": {"text": "x"}}, "yaxis": {"anchor": "x", "domain": [0, 1], "title": {"text": "y"}}}}
